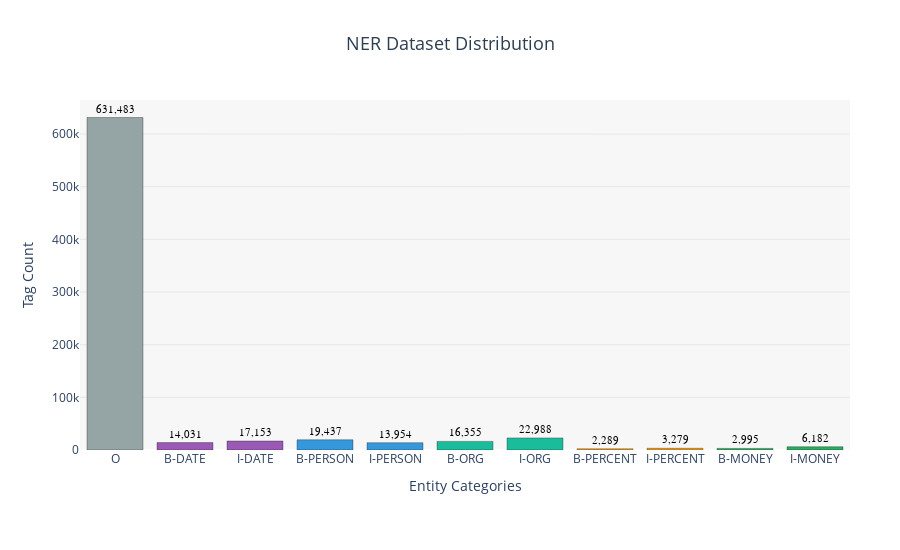

Notebook source saved alongside this figure:
### Code cell
# Graph 2: Final Dataset Categories with actual counts (11 categories for Financial NER)

# Count occurrences for final categories
final_category_counts = {}
for label_name, label_id in final_categories.items():
    count = all_tags_final.count(label_id)
    final_category_counts[label_name] = count

final_labels = list(final_categories.keys())
final_counts = [final_category_counts[label] for label in final_labels]

# Color mapping for entity types
colors = []
for label in final_labels:
    if label == 'O':
        colors.append('#95a5a6')  # Gray for O
    elif 'DATE' in label:
        colors.append('#9b59b6')  # Purple for DATE
    elif 'PERSON' in label:
        colors.append('#3498db')  # Blue for PERSON
    elif 'ORG' in label:
        colors.append('#1abc9c')  # Teal for ORG
    elif 'PERCENT' in label:
        colors.append('#f39c12')  # Orange for PERCENT
    elif 'MONEY' in label:
        colors.append('#27ae60')  # Green for MONEY
    else:
        colors.append('#34495e')

fig2 = go.Figure()

fig2.add_trace(go.Bar(
    x=final_labels,
    y=final_counts,
    marker=dict(
        color=colors,
        line=dict(color='rgba(0,0,0,0.3)', width=1)
    ),
    text=[f'{count:,}' for count in final_counts],
    textposition='outside',
    textfont=dict(size=11, color='black', family='Arial Black'),
    hovertemplate='<b>%{x}</b><br>Count: %{y:,}<br>Percentage: %{customdata:.1f}%<extra></extra>',
    customdata=[count/sum(final_counts)*100 for count in final_counts]
))

fig2.update_layout(
    title={
        'text': 'NER Dataset Distribution',
        'x': 0.5,
        'xanchor': 'center',
        'font': {'size': 18, 'color': '#2c3e50'}
    },
    xaxis_title='Entity Categories',
    yaxis_title='Tag Count',
    yaxis=dict(showgrid=True, gridcolor='rgba(200,200,200,0.3)'),
    plot_bgcolor='rgba(240,240,240,0.5)',
    height=550,
    showlegend=False,
    margin=dict(t=100, b=100, l=80, r=50)
)

# Add entity type legend with color indicators
legend_text = """
"""

fig2.add_annotation(
    x=0.5, y=1.12,
    xref='paper', yref='paper',
    text=legend_text,
    showarrow=False,
    font=dict(size=11),
    align='center'
)

fig2.show()

### Figure 1 — Plotly figure (JSON) as saved in the notebook; plotly's stock layout.template omitted (floating-point values rounded to 4 significant figures)
{"data": [{"customdata": [84.18, 1.87, 2.287, 2.591, 1.86, 2.18, 3.064, 0.3051, 0.4371, 0.3993, 0.8241], "hovertemplate": "<b>%{x}</b><br>Count: %{y:,}<br>Percentage: %{customdata:.1f}%<extra></extra>", "marker": {"color": ["#95a5a6", "#9b59b6", "#9b59b6", "#3498db", "#3498db", "#1abc9c", "#1abc9c", "#f39c12", "#f39c12", "#27ae60", "#27ae60"], "line": {"color": "rgba(0,0,0,0.3)", "width": 1}}, "text": ["631,483", "14,031", "17,153", "19,437", "13,954", "16,355", "22,988", "2,289", "3,279", "2,995", "6,182"], "textfont": {"color": "black", "family": "Arial Black", "size": 11}, "textposition": "outside", "type": "bar", "x": ["O", "B-DATE", "I-DATE", "B-PERSON", "I-PERSON", "B-ORG", "I-ORG", "B-PERCENT", "I-PERCENT", "B-MONEY", "I-MONEY"], "y": [631483, 14031, 17153, 19437, 13954, 16355, 22988, 2289, 3279, 2995, 6182]}], "layout": {"annotations": [{"align": "center", "font": {"size": 11}, "showarrow": false, "text": "\n", "x": 0.5, "xref": "paper", "y": 1.12, "yref": "paper"}], "height": 550, "margin": {"b": 100, "l": 80, "r": 50, "t": 100}, "plot_bgcolor": "rgba(240,240,240,0.5)", "showlegend": false, "title": {"font": {"color": "#2c3e50", "size": 18}, "text": "NER Dataset Distribution", "x": 0.5, "xanchor": "center"}, "xaxis": {"title": {"text": "Entity Categories"}}, "yaxis": {"gridcolor": "rgba(200,200,200,0.3)", "showgrid": true, "title": {"text": "Tag Count"}}}}
